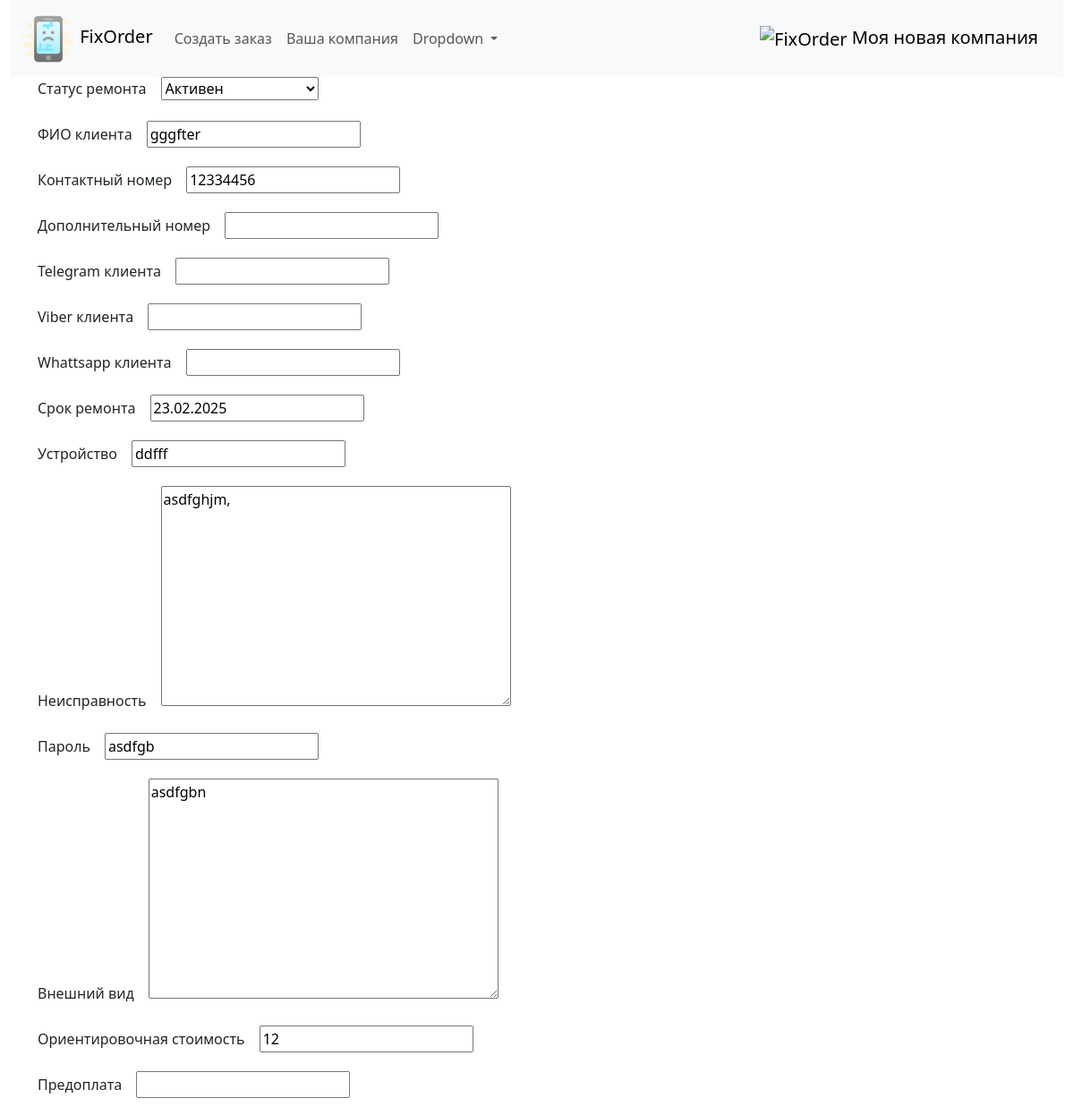
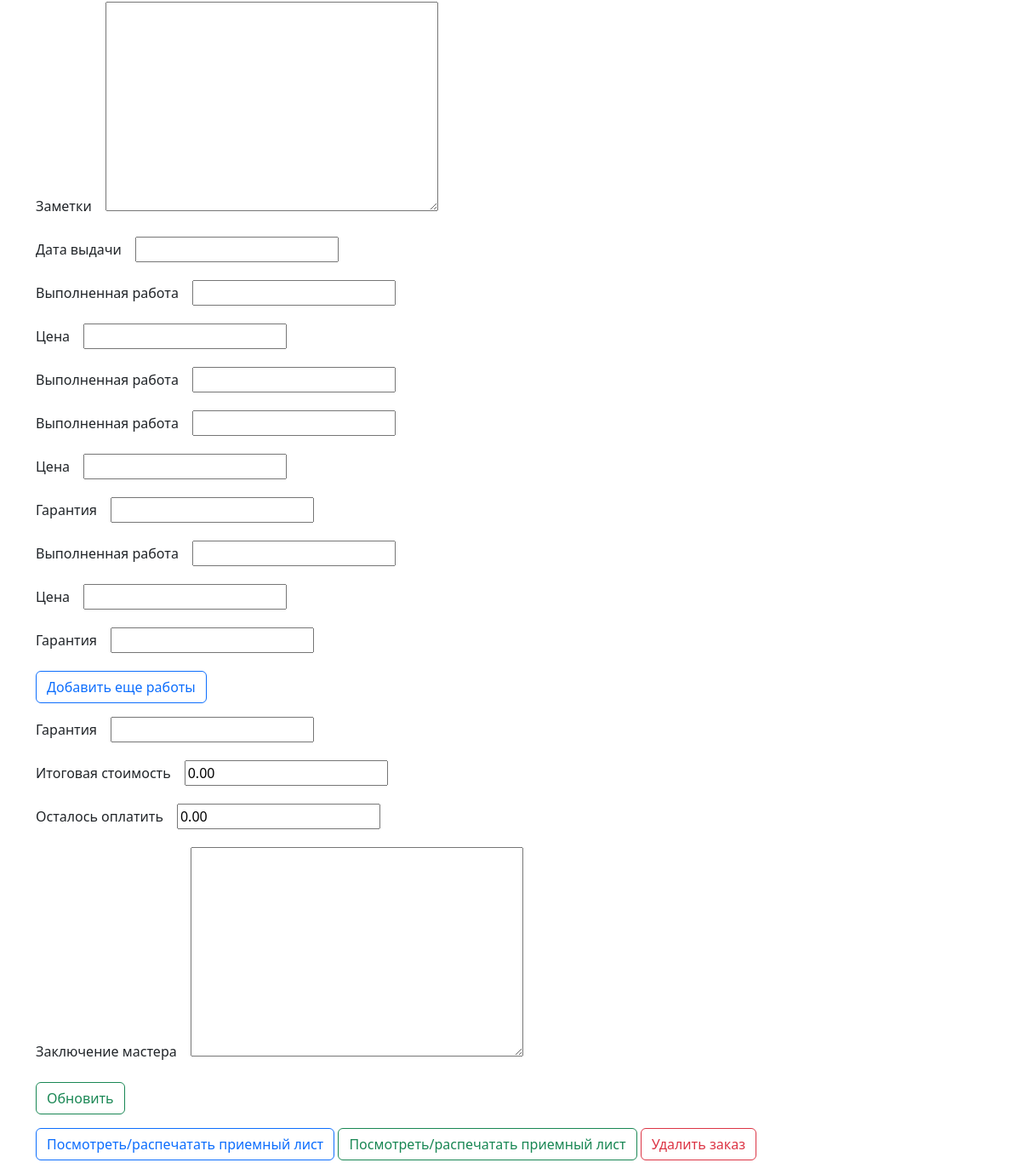
The page /order/8/ on the database its author committed (2 pictures, top to bottom).
### fixorder/models.py (models this page shows, shortened)
class Company(models.Model):
    brand_name = models.CharField(max_length=255, unique=True, db_index=True, verbose_name='Название компании')
    official_name = models.CharField(max_length=255, blank=True, null=True, unique=True, db_index=True, verbose_name='Юридическое наименование')
    unp = models.DecimalField(max_digits=10, decimal_places=2, blank=True, null=True, verbose_name='УНП')
    phone = models.CharField(max_length=20, unique=True, verbose_name='Контактный номер')
    phone1 = models.CharField(max_length=20, blank=True, null=True, unique=True, verbose_name='Контактный номер')
    phone2 = models.CharField(max_length=20, blank=True, null=True, unique=True, verbose_name='Контактный номер')
    telegram = models.CharField(max_length=40, blank=True, null=True, verbose_name='Telegram')
    viber = models.CharField(max_length=20, blank=True, null=True, verbose_name='Viber')
    whatsapp = models.CharField(max_length=20, blank=True, null=True, verbose_name='Whattsapp')
    email = models.EmailField(max_length=50, blank=True, null=True, verbose_name='Электронная почта')
    adress = models.CharField(max_length=255, blank=True, null=True, unique=True, db_index=True, verbose_name='Адрес')
    postal_adress = models.CharField(max_length=255, blank=True, null=True, unique=True, verbose_name='Почтовый адрес')
    official_adress = models.CharField(max_length=255, blank=True, null=True, unique=True, verbose_name='Юридический адрес')
    photo = models.ImageField(upload_to="static/img/", blank=True, null=True, verbose_name="Логотип компании")

class OrderStatus(models.Model):
    status = models.CharField(max_length=100, unique=True, db_index=True, verbose_name='Статус заказа')
    def __str__(self):
        return self.status

class Order(models.Model):
    client_name = models.CharField(max_length=255, unique=True, db_index=True, verbose_name='ФИО клиента')
    client_phone = models.CharField(max_length=20, db_index=True, verbose_name='Контактный номер')
    client_phone1 = models.CharField(max_length=20, db_index=True, blank=True, verbose_name='Дополнительный номер')
    client_telegram = models.CharField(max_length=40, blank=True, null=True, verbose_name='Telegram клиента')
    client_viber = models.CharField(max_length=20, blank=True, null=True, verbose_name='Viber клиента')
    client_whatsapp = models.CharField(max_length=20, blank=True, null=True, verbose_name='Whattsapp клиента')
    time_create = models.DateTimeField(auto_now_add=True)
    time_update = models.DateTimeField(auto_now=True)
    time_demand = models.DateField(blank=True, null=True, verbose_name='Срок ремонта')
    time_away = models.DateTimeField(null=True, blank=True, verbose_name='Дата выдачи')
    device = models.CharField(max_length=255, verbose_name='Устройство')
    defect = models.TextField(max_length=400, verbose_name='Неисправность')
    device_password = models.CharField(max_length=50, blank=True, null=True, verbose_name='Пароль')
    device_exterior = models.TextField(max_length=400, blank=True, null=True, verbose_name='Внешний вид')
    initial_price = models.CharField(max_length=10, blank=True, null=True, verbose_name='Ориентировочная стоимость')
    prepaid = models.FloatField(max_length=10, blank=True, null=True, verbose_name='Предоплата')
    notes = models.TextField(max_length=500, blank=True, null=True, verbose_name='Заметки')
    total_price = models.DecimalField(max_digits=10, decimal_places=2, blank=True, default=0, verbose_name='Итоговая стоимость')
    work = models.CharField(max_length=255, blank=True, null=True, verbose_name='Выполненная работа')
    work_price = models.DecimalField(max_digits=10, decimal_places=2, blank=True, null=True, verbose_name='Цена')
    work_warranty = models.FloatField(max_length=2, blank=True, null=True, verbose_name='Выполненная работа')
    work1 = models.CharField(max_length=255, blank=True, null=True, verbose_name='Выполненная работа')
    work_price1 = models.DecimalField(max_digits=10, decimal_places=2, blank=True, null=True, verbose_name='Цена')
    work_warranty1 = models.FloatField(max_length=2, blank=True, null=True, verbose_name='Гарантия')
    work2 = models.CharField(max_length=255, blank=True, null=True, verbose_name='Выполненная работа')
    work_price2 = models.DecimalField(max_digits=10, decimal_places=2, blank=True, null=True, verbose_name='Цена')
    work_warranty2 = models.FloatField(max_length=2, blank=True, null=True, verbose_name='Гарантия')
    work3 = models.CharField(max_length=255, blank=True, null=True, verbose_name='Выполненная работа')
    work_price3 = models.DecimalField(max_digits=10, decimal_places=2, blank=True, null=True, verbose_name='Цена')
    work_warranty3 = models.FloatField(max_length=2, blank=True, null=True, verbose_name='Гарантия')
    work4 = models.CharField(max_length=255, blank=True, null=True, verbose_name='Выполненная работа')
    work_price4 = models.DecimalField(max_digits=10, decimal_places=2, blank=True, null=True, verbose_name='Цена')
    work_warranty4 = models.FloatField(max_length=2, blank=True, null=True, verbose_name='Гарантия')
    work5 = models.CharField(max_length=255, blank=True, null=True, verbose_name='Выполненная работа')
    work_price5 = models.DecimalField(max_digits=10, decimal_places=2, blank=True, null=True, verbose_name='Цена')
    work_warranty5 = models.FloatField(max_length=2, blank=True, null=True, verbose_name='Гарантия')
    work6 = models.CharField(max_length=255, blank=True, null=True, verbose_name='Выполненная работа')
    work_price6 = models.DecimalField(max_digits=10, decimal_places=2, blank=True, null=True, verbose_name='Цена')
    work_warranty6 = models.FloatField(max_length=2, blank=True, null=True, verbose_name='Гарантия')
    status = models.ForeignKey(OrderStatus, on_delete=models.DO_NOTHING, default = 4, related_name='related_order', verbose_name='Статус ремонта')
    conclusion = models.TextField(max_length=500, blank=True, null=True, verbose_name='Заключение мастера')
    remain_to_pay = models.DecimalField(max_digits=10, decimal_places=2, null=True, blank=True, default=0,
                                      verbose_name='Осталось оплатить')
    class Meta:
        verbose_name = 'Заказы'
        verbose_name_plural = 'Заказы'
        ordering = ['-time_create']
        indexes = [models.Index(fields=['-time_create'])
                   ]

### fixorder/views.py (the view, shortened to what this page needs)
# urls.py: path('order/<int:pk>/', views.Show_and_edit_order.as_view(), name='order'),
class Show_and_edit_order(UpdateView):
    model = Order
    fields = [ 'status', 'client_name', 'client_phone', 'client_phone1', 'client_telegram', 'client_viber', 'client_whatsapp',
              'time_demand', 'device', 'defect',  'device_password', 'device_exterior', 'initial_price',
              'prepaid', 'notes', 'time_away', 'work', 'work_price', 'work_warranty', 'work1', 'work_price1', 'work_warranty1',
                   'work2', 'work_price2', 'work_warranty2', 'work3', 'work_price3', 'work_warranty3',
                   'work4', 'work_price4', 'work_warranty4','work5', 'work_price5', 'work_warranty5',
                  'work6', 'work_price6', 'work_warranty6', 'total_price', 'remain_to_pay', 'conclusion']
    template_name = 'fixorder/show_edit_order.html'
    extra_context = {'title': 'Заказ', 'header': 'Просмотреть/изменить заказ'}

### fixorder/templatetags/fixorder_tags.py (called while the page is built)
@register.simple_tag
def logo_url():
    return static('img/logo.png')

@register.simple_tag
def get_company_name():
    return Company.objects.get(pk=1).brand_name

### fixorder/templates/fixorder/show_edit_order.html (shortened to what this page needs)
{% extends 'fixorder/base.html' %}
{% block content %}
    {% load static %}
{% if form.work3.value is not None or form.work4.value is not None or form.work5.value is not None or form.work6.value is not None %}
    <form action="" method="post" enctype="multipart/form-data">
        {% csrf_token %}
        <div class="form-error">{{ form.non_field_errors }}</div>
        {% for f in form %}
            <label class="form-label" >{{ f.label }}&emsp; </label>{{ f }}
            <div class="form-error">{{ f.errors }}</div>
        {% endfor %}
        <p><button type="submit">Обновить</button></p>
    </form>
{% else %}
    <form action="" method="post" enctype="multipart/form-data">
        <div id="block-1">
            {% for f in form %}
                {% if forloop.counter0 >= 0 and forloop.counter0 < 25 %}
                    <label class="form-label" for="{{ f.id_for_label }}">{{ f.label }}&emsp; </label>{{ f }}</p>
                {% endif %}
            {% endfor %}
        </div>
        <button type="button" id="toggle-button" class="btn btn-outline-primary" >Добавить еще работы</button>
        <div id="block-3">
            {% for f in form %}
                {% if forloop.counter0 >= 36 and forloop.counter0 < 100 %}
                    <label class="form-label" for="{{ f.id_for_label }}">{{ f.label }}&emsp; </label>{{ f }}</p>
                {% endif %}
            {% endfor %}
        </div>
        <p><button type="submit" class="btn btn-outline-success" >Обновить</button></p>
    </form>
{% endif %}
<p><a href="{% url 'commingdoc' pk=form.instance.pk %}" class="btn btn-outline-primary">Посмотреть/распечатать приемный лист</a>
<a href="{% url 'commingdoc' pk=form.instance.pk %}" class="btn btn-outline-success">Посмотреть/распечатать приемный лист</a>
<a href="{% url 'delete' pk=form.instance.pk %}" class="btn btn-outline-danger">Удалить заказ</a></p>
{% endblock %}

### fixorder/templates/fixorder/navbar.html (shortened to what this page needs)
{% load fixorder_tags %}
<nav class="navbar navbar-expand-lg bg-body-tertiary">
  <div class="container-fluid">
    <a class="navbar-brand" href="/">
      <img src="/static/img/br_phone.png" alt="" height="60">
      FixOrder
    </a>
    <div class="collapse navbar-collapse" id="navbarSupportedContent">
      <ul class="navbar-nav me-auto mb-2 mb-lg-0">
        <li class="nav-item">
          <a class="nav-link" href="/neworder">Создать заказ</a>
        </li>
        <li class="nav-item">
          <a class="nav-link" href="/company">Ваша компания</a>
        </li>
        <li class="nav-item dropdown">
          <a class="nav-link dropdown-toggle" href="#" role="button" data-bs-toggle="dropdown" aria-expanded="false">
            Dropdown
          </a>
        </li>
      </ul>
    </div>
    <a class="navbar-brand" href="/">
      <img src="{% logo_url %}" alt="FixOrder" height="60">
      {% get_company_name %}
    </a>
    </div>
</nav>

### rows shown on the page
Company: brand_name "Моя новая компания"
OrderStatus: form "Активен"
Order: form "gggfter" "12334456" "23.02.2025" "ddfff" "asdfghjm," "asdfgb" "asdfgbn" "12", form "0.00" "0.00"

### other values the page prints
{{ f.label }} "Статус ремонта" "ФИО клиента" "Контактный номер" "Дополнительный номер" "Telegram клиента" "Viber клиента" "Whattsapp клиента" "Срок ремонта" "Устройство" "Неисправность" "Пароль" "Внешний вид" "Ориентировочная стоимость" "Предоплата" "Заметки" "Дата выдачи" "Выполненная работа" "Цена" "Выполненная работа" "Выполненная работа" "Цена" "Гарантия" "Выполненная работа" "Цена" "Гарантия"
{{ f.label }} "Гарантия" "Итоговая стоимость" "Осталось оплатить" "Заключение мастера"
